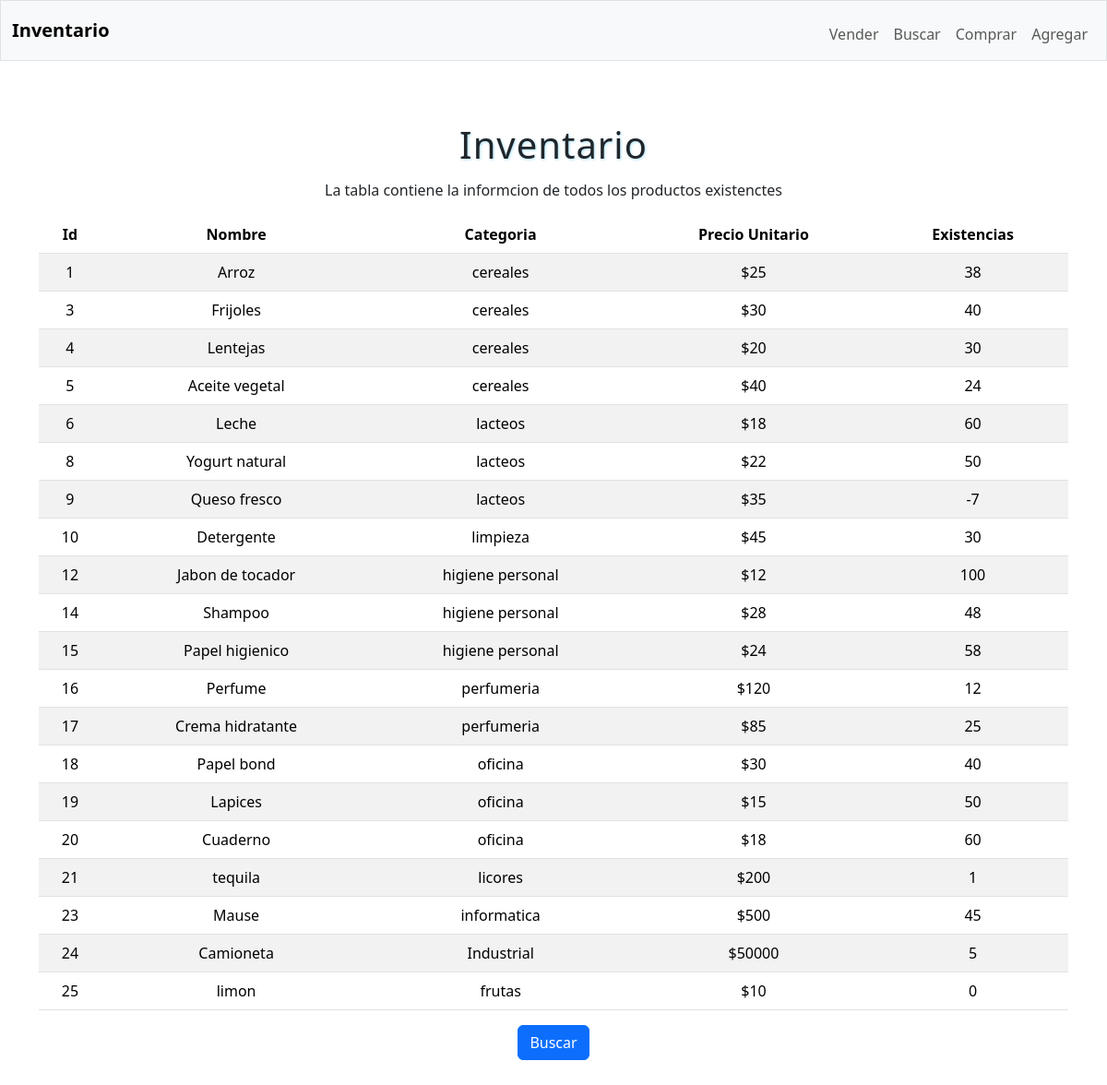
Page /inventario on the committed database.
### tables this page shows
CREATE TABLE productos (
            id INTEGER PRIMARY KEY AUTOINCREMENT,
            nombre TEXT NOT NULL,
            descripcion TEXT NOT NULL,
            categoria TEXT NOT NULL,
            precio_unitario NUMERIC NOT NULL,
            existencias INTEGER NOT NULL DEFAULT 0
        );

### app.py (the view)
@app.route("/inventario")
def inventario():
    try:
        return render_template("inventario.html", similitudes = db.execute("SELECT * FROM productos") )
    except:
        return apology("El inventario a fallado")

### app.py (called while the page is built)
def datosSesion():
    if "consultas" not in session:
        session["consultas"] = []
    if "total" not in session:
        session["total"] = 0.0
    return 0

@app.after_request
def after_request(response):
    response.headers["Cache-Control"] = "no-cache, no-store, must-revalidate"
    response.headers["Expires"] = 0
    response.headers["Pragma"] = "no-cache"
    datosSesion()
    return response

### templates/inventario.html (shortened to what this page needs)
{% extends "layout.html" %}
{% block main %}
    <head>
        <h1>Inventario</h1>
        <p>La tabla contiene la informcion de todos los productos existenctes</p>
    </head>
    <main>
        <div>
            <table class="table table-striped">
                <thead>
                    <tr>
                        <th>Id </th>
                        <th>Nombre</th>
                        <th>Categoria</th>
                        <th>Precio Unitario</th>
                        <th>Existencias</th>
                    </tr>
                </thead>
                <tbody>
                    {%for fila in similitudes%}
                        <tr>
                        <td>{{fila.id}}</td>
                        <td>{{fila.nombre}}</td>
                        <td>{{fila.categoria}}</td>
                        <td>${{fila.precio_unitario}}</td>
                        <td>{{fila.existencias}}</td>
                        </tr>
                    {%endfor%}
                </tbody>
            </table>
        </div>
    </main>
    <footer>
        <a href="/buscar" class="btn btn-primary">Buscar</a>
    </footer>
{% endblock %}

### static/styles.css (style rules this page uses)
h1 { font-size: 2.5rem; text-shadow: 1px 1px 3px rgba(63, 192, 252, 0.445); transition: font-size 0.3s ease; margin: 1.2rem 0 0.8rem; letter-spacing: 1px; }

### rows in the picture
productos: id "1", nombre "Arroz", categoria "cereales", precio_unitario "25", existencias "38"
productos: id "3", nombre "Frijoles", categoria "cereales", precio_unitario "30", existencias "40"
productos: id "4", nombre "Lentejas", categoria "cereales", precio_unitario "20", existencias "30"
productos: id "5", nombre "Aceite vegetal", categoria "cereales", precio_unitario "40", existencias "24"
productos: id "6", nombre "Leche", categoria "lacteos", precio_unitario "18", existencias "60"
productos: id "8", nombre "Yogurt natural", categoria "lacteos", precio_unitario "22", existencias "50"
productos: id "9", nombre "Queso fresco", categoria "lacteos", precio_unitario "35", existencias "-7"
productos: id "10", nombre "Detergente", categoria "limpieza", precio_unitario "45", existencias "30"
productos: id "12", nombre "Jabon de tocador", categoria "higiene personal", precio_unitario "12", existencias "100"
productos: id "14", nombre "Shampoo", categoria "higiene personal", precio_unitario "28", existencias "48"
productos: id "15", nombre "Papel higienico", categoria "higiene personal", precio_unitario "24", existencias "58"
productos: id "16", nombre "Perfume", categoria "perfumeria", precio_unitario "120", existencias "12"
productos: id "17", nombre "Crema hidratante", categoria "perfumeria", precio_unitario "85", existencias "25"
productos: id "18", nombre "Papel bond", categoria "oficina", precio_unitario "30", existencias "40"
productos: id "19", nombre "Lapices", categoria "oficina", precio_unitario "15", existencias "50"
productos: id "20", nombre "Cuaderno", categoria "oficina", precio_unitario "18", existencias "60"
productos: id "21", nombre "tequila", categoria "licores", precio_unitario "200", existencias "1"
productos: id "23", nombre "Mause", categoria "informatica", precio_unitario "500", existencias "45"
productos: id "24", nombre "Camioneta", categoria "Industrial", precio_unitario "50000", existencias "5"
productos: id "25", nombre "limon", categoria "frutas", precio_unitario "10", existencias "0"
